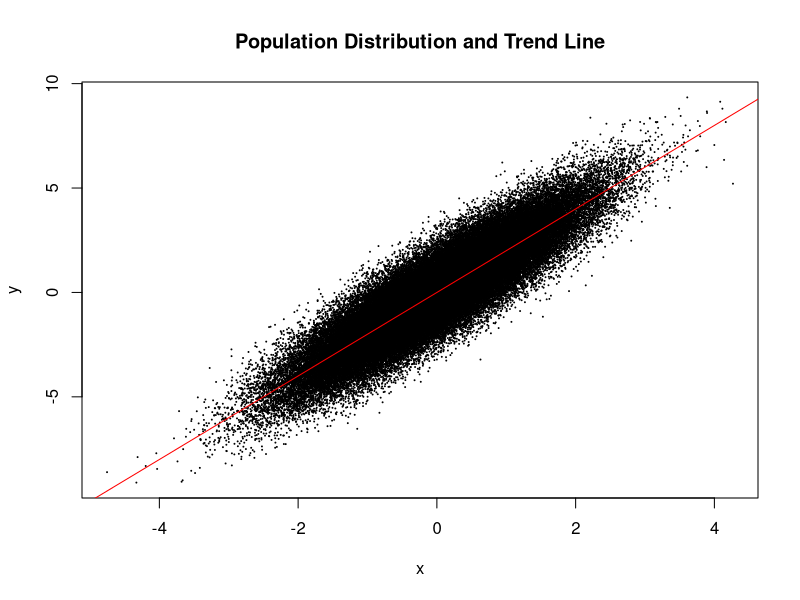
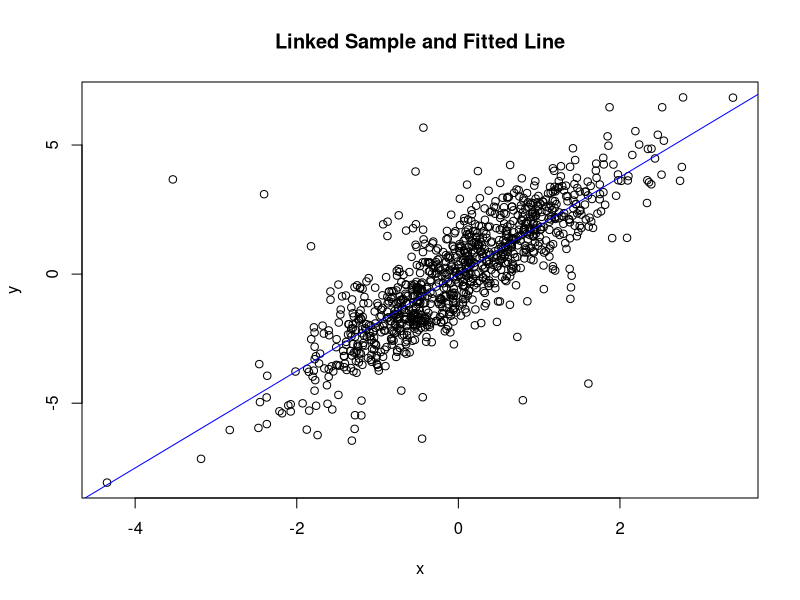
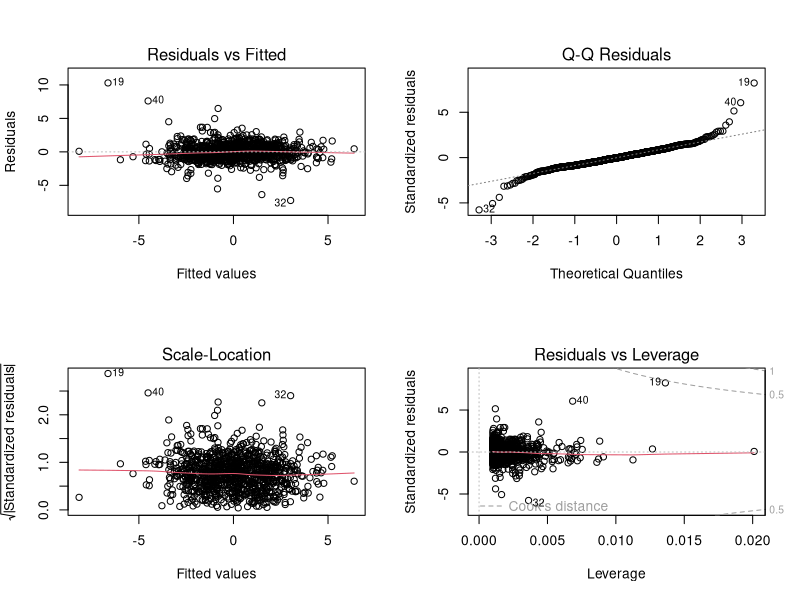
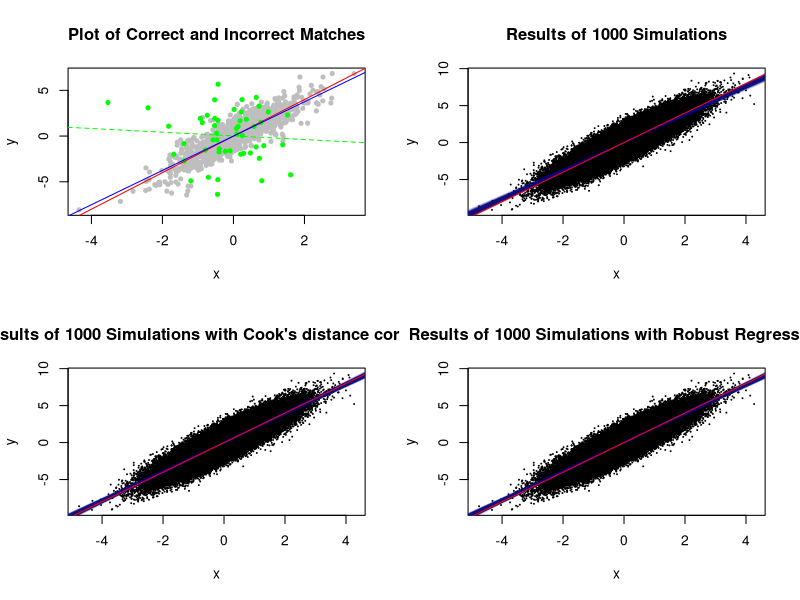

Source code (R) for these figures, in order:
## ---- chunk 1
set.seed(0)
require(MASS)
b0 = 0
b1 = 2
pop = 100000
eps = rnorm(pop)
pop_x = rnorm(pop)
pop_y = b0 + b1 * pop_x + eps
df = data.frame(x=pop_x, y=pop_y)
## ---- chunk 2
plot(x = df$x, y = df$y, pch = 20, cex = .2, xlab = 'x', ylab = 'y', main = 'Population Distribution and Trend Line')
abline(b0, b1, col = 'red')
## ---- chunk 3
precision = 0.95
n = 1000

get_sample = function(data, prec, n){
  pop_size = dim(data)[1]
  num_correct = round(prec*n)
  num_incorrect = round((1-prec)*n)
  # if no mismatches, just get a standard random sample
  if (num_incorrect==0) { 
    sample = data[sample(seq(1:pop_size),n),]
  } else {
    # draw num_correct matches, and one set each of num_incorrect for x and y
    sample_indices = sample(seq(1: pop_size), num_correct + 2*num_incorrect)
    correct_matches = cbind(data[sample_indices[1:num_correct],], match = 1)
    # get incorrect matches
    incorrect_x = data[sample_indices[(num_correct+1):(num_correct+num_incorrect)],1]
    incorrect_y = data[sample_indices[(num_correct+num_incorrect+1):(num_correct+2*num_incorrect)],2:dim(data)[2]]
    incorrect_matches = cbind(x=incorrect_x, y=incorrect_y, match =0)
    sample = rbind(correct_matches, incorrect_matches)
  }
  sample[,1:2]= scale(sample[,1:2], center = TRUE, scale = FALSE)
  return(sample)
}

s = get_sample(df,precision, n)
plot(s$x, s$y,xlab = 'x', ylab = 'y', main = 'Linked Sample and Fitted Line' )
fit = lm(y~x, s)
abline(fit, col = 'blue')
b0_hat = fit$coefficients[1]
b1_hat = fit$coefficients[2]
summary(fit)
par(mfrow=c(2,2))
plot(fit)
confint(fit)
## ---- chunk 4
plot(s[s$match==1,1], s[s$match==1,2], pch= 20, col = 'gray', xlab = 'x', ylab = 'y', main = 'Plot of Correct and Incorrect Matches')
points(s[s$match==0,1], s[s$match==0,2], col = 'green', pch = 20)
noise_fit = lm(s[s$match==0,2]~ s[s$match==0,1])
abline(b0, b1, col = 'red')
abline(noise_fit$coefficients[1],noise_fit$coefficients[2], col = 'green', lty=2)
abline(b0_hat,b1_hat, col = 'blue')
## ---- chunk 5
plot(x = df$x, y = df$y, pch = 20, cex = .2, xlab = 'x', ylab = 'y', main = 'Results of 1000 Simulations')
simulations = sapply(seq(1:1000), function(x){
  s = get_sample(df, precision, n)
  fit = lm(y~x, s)
  b0_hat = fit$coefficients[1]
  b1_hat = fit$coefficients[2]
  abline(fit, col = rgb(red = 0, green = 0, blue = 0.5, alpha = 0.03))
  return(c(b0_hat,b1_hat))
  
})
abline(b0, b1, col = 'red')
c(quantile(simulations[2,],.025),avg = mean(simulations[2,]),quantile(simulations[2,],.975))
## ---- chunk 6
cook = function(cutoff) {
  cooks_simulations = sapply(seq(1:100), function(x){
    s = get_sample(df, precision, n)
    initial_fit = lm(y~x, s)
    s_cook = s[cooks.distance(initial_fit)<=sort(cooks.distance(initial_fit))[cutoff],]
    fit = lm(y~x, s_cook)
    b0_hat = fit$coefficients[1]
    b1_hat = fit$coefficients[2]
    return(c(b0_hat,b1_hat, confint(fit)[2,]))
  })
  return(c(
    quantile(cooks_simulations[2,],.025), 
    avg = mean(cooks_simulations[2,]),
    quantile(cooks_simulations[2,],.975),
    mean(cooks_simulations[3,]),
    mean(cooks_simulations[4,])))
}
estimates = sapply(seq(900,1000,10), cook)
colnames(estimates) =seq(900,1000,10)
estimates
## ---- chunk 7
plot(x = df$x, y = df$y, pch = 20, cex = .2, xlab = 'x', ylab = 'y', main = "Results of 1000 Simulations with Cook's distance correction")
cooks_simulations = sapply(seq(1:1000), function(x){
  s = get_sample(df, precision, n)
  initial_fit = lm(y~x, s)
  s_cook = s[cooks.distance(initial_fit)<=sort(cooks.distance(initial_fit))[980],]
  fit = lm(y~x, s_cook)
  b0_hat = fit$coefficients[1]
  b1_hat = fit$coefficients[2]
  abline(fit, col = rgb(red = 0, green = 0, blue = 0.5, alpha = 0.03))
  return(c(b0_hat,b1_hat))
})
abline(b0, b1, col = 'red')
## ---- chunk 8
plot(x = df$x, y = df$y, pch = 20, cex = .2, xlab = 'x', ylab = 'y', main = 'Results of 1000 Simulations with Robust Regression')
robust_simulations = sapply(seq(1:1000), function(x){
  s = get_sample(df, precision, n)
  fit = rlm(y~x, s)
  b0_hat = fit$coefficients[1]
  b1_hat = fit$coefficients[2]
  abline(fit, col = rgb(red = 0, green = 0, blue = 0.5, alpha = 0.03))
  return(c(b0_hat,b1_hat))
})
abline(b0, b1, col = 'red')
c(quantile(robust_simulations[2,],.025),avg = mean(robust_simulations[2,]) ,quantile(robust_simulations[2,],.975))

## ---- chunk 9
c(quantile(simulations[2,]/precision,.025), avg=mean(simulations[2,])/precision,quantile(simulations[2,]/precision,.975))
